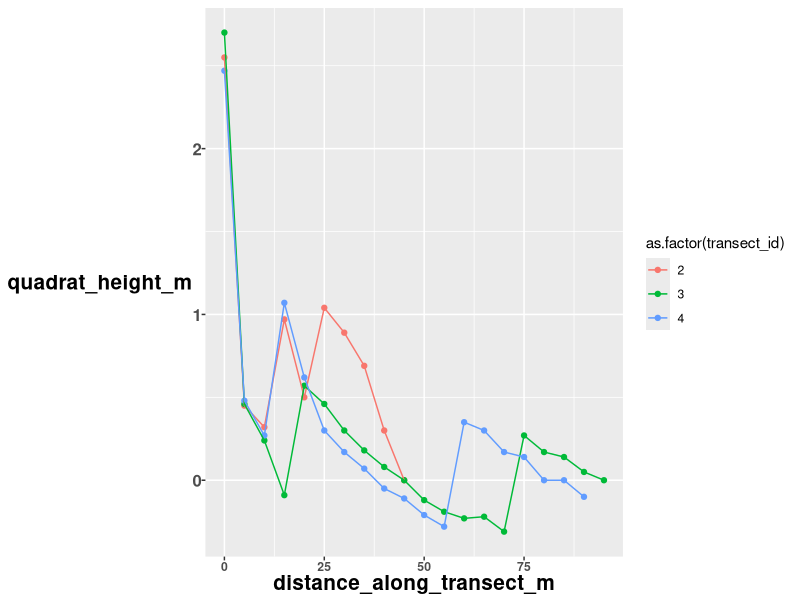

The R script that drew this image:
##### IF YOU HAVEN'T INSTALLED PACKAGES RUN THIS, OTHERWISE SKIP IT #####
#install.packages("tidyverse")
#install.packages("plyr")
#install.packages("readxl")


##### WORKSPACE SET UP #####

## load packages
library(tidyverse)
library(plyr)
library(readxl)
library(ggplot2);theme_set(theme(axis.text.x = element_text(face="bold"),
                                   axis.text.y = element_text(size=12, face="bold"),
                                   axis.title.x = element_text(size=15, face="bold"),
                                   axis.title.y = element_text(size=15, face="bold")))

## tell R where to get the data. !!This is computer specific because it's where you downloaded the file
setwd("C:/Users/siobh/OneDrive - The University Of British Columbia/Project - Seaweed Seasonality Transects/seaweed_seasonality_2021-09-05/git_GW_seaweed_seasonality_transects")

## read in data
algae = read_excel("GW_seaweed_seasonality_transect_data.xlsx")
heights = read.csv("tideheights_with_quadrat_height.csv")


###### PLOT QUADRAT HEIGHTS ######
ggplot(heights, aes(y=quadrat_height_m, x=distance_along_transect_m, color=as.factor(transect_id)))+
  geom_point()+
  geom_line()


##### FORMAT DATA FOR ALGAL DATA FOR ANALYSIS ####
## remove transects 1 and 5
algae = subset(algae, algae$transect_id!=1& algae$transect_id!=5)


## how many total columns -> makes it so you don't have to edit numbers as new algae are added
n=ncol(algae)

## make all algae abundance columns numeric 
algae[,16:n] <- sapply(algae[,c(16:n)], as.numeric)

## fill empty cells (instances of 0 percnet cover) with 0
#algae[is.na(algae)]<-0

## pivot data. This is important for plotting and analysis later
algae.wide = algae %>% 
  pivot_longer(-c(1:15))

## rename value column
names(algae.wide)[names(algae.wide)=="value"]<-"percent_cover"

## separate out seaweed phylum info 
algae.wide = separate(data = algae.wide, 
                          col = name, 
                          into = c("seaweed_id","phylum"), 
                          sep = "__")

## make all the ulva_ be ulva_sp
algae.wide$seaweed_id=gsub("ulva_*", "ulvoid_sp__", algae.wide$seaweed_id)

## fix Ahnfeltia fastigiata
algae.wide$seaweed_id=gsub("ahnfeltia_sp", "ahnfeltia_fastigiata", algae.wide$seaweed_id)


## separate out old ulva species names
algae.wide = separate(data = algae.wide, 
                      col = seaweed_id, 
                      into = c("seaweed_id","old_ulva"), 
                      sep = "__")

## remove old ulva names and the donimant seaweed column
algae.wide = algae.wide[,-c(8,17)]


## remove times where percent coover is 0
algae.wide.sub = subset(algae.wide, algae.wide$percent_cover >0)

algae.wide.sub$seaweed_id = gsub("ulva_sp", "ulvoid_sp", algae.wide.sub$seaweed_id)

## summarize data to get list of seaweeds only found once
algae.wide.grouped = ddply(algae.wide.sub, c("seaweed_id"), 
                       summarise,
                       occurence = length(percent_cover))

## get list of algae found only once
once = subset(algae.wide.grouped, algae.wide.grouped$occurence==1)
once = c(unique(once$seaweed_id))

print(once)


## replace "crusticorallina_sp"  in data with "crustose_coralline"
algae.wide$seaweed_id=gsub("crusticorallina_sp", "crustose_coralline", algae.wide$seaweed_id)
algae.wide$seaweed_id=gsub("lithothamnion_sp", "crustose_coralline", algae.wide$seaweed_id)

## remove unkonwn seaweed
algae.wide = subset(algae.wide, algae.wide$seaweed_id!="unknown")

##### REMOVE SEAWEEDS ONLY FOUND ONCE AND THAT DON'T MAKE SENSE FROM THE DATASET #####
algae.wide.ns = subset(algae.wide, !(algae.wide$seaweed_id %in% c("plocamium_sp")))

##### ADD THE QUADRAT HEIGHT BY STADIAPOLE ######
## format the heigths file
heights.sub = heights[,c(1,2,11)]
#names(heights) <- c("transect_id", "distance_along_transect_m", "quadrat_height_m")

## join with cleaned algal data
algae.heights = full_join(heights.sub, algae.wide.ns)

algae.heights = subset(algae.heights, algae.heights$seaweed_id !="X")


#### fix time colum ####
algae.heights = separate(algae.heights,
                         col = "low_tide_time_local_time",
                         into = c("trash", "low_tide_time_local_time"),
                         sep=" ")


algae.heights = algae.heights[,-c(7)]

##### save the cleaned file #####
write.csv(algae.heights, "GW_seaweed_transects_data_cleaned.csv", row.names=FALSE)

write_rds(algae.heights, "app_transect_data.RDS")
repro <- read_excel("kelp_reproductive_timing.xlsx")
write_rds(repro, "app_repro_data.RDS")
